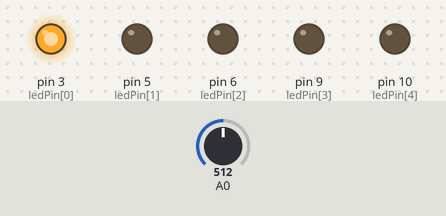
Bench run of a sketch on a simulated Arduino Uno, built with avr-gcc and run on an emulated ATmega328P. On the bench: output pins drawn as LEDs (lit = HIGH). The inputs (shaded band) are chosen by the test bench; at power-on: A0 = 512.

Above: at 1.2 s.
1.3 s: A0 set to 716
At 3.77 s:
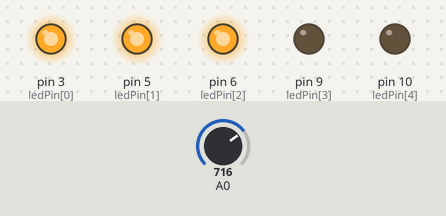
At 4.98 s:
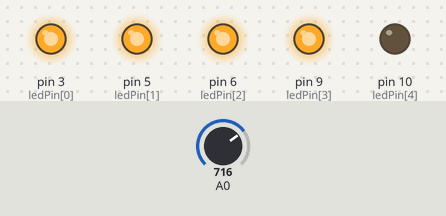
7.3 s: A0 set to 306
At 8.59 s:
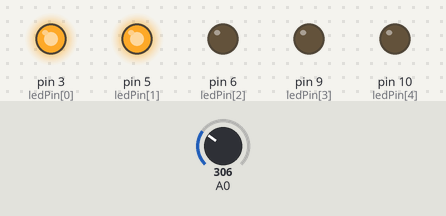
Timing chart, 0 to 16.3 s (numbered marks = the images above; inputs shaded):
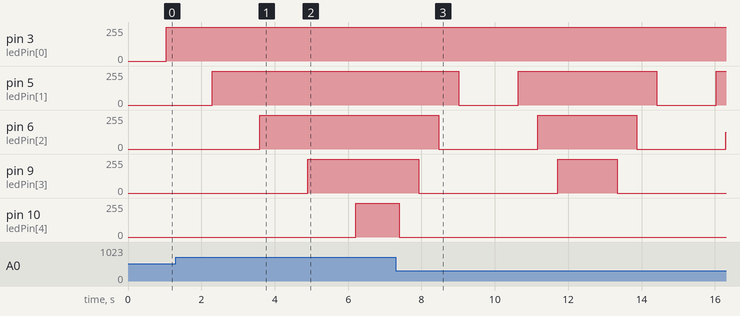

Measured:
- after the input at 1.3 s, pin 6 (ledPin[2]): 0/255 → 254/255 after 2.3 s instead of 1.8 s; pin 9 (ledPin[3]): 0/255 → 254/255 after 3.6 s instead of 2.9 s
- after the input at 7.3 s, pin 3 (ledPin[0]): stays 254/255 (without the input it goes to 0/255 after 5.4 s); pin 5 (ledPin[1]): 254/255 → 0/255 after 1.7 s instead of 4.1 s; pin 6 (ledPin[2]): 254/255 → 0/255 after 1.2 s instead of 2.8 s; pin 9 (ledPin[3]): 254/255 → 0/255 after 0.63 s instead of 1.5 s

The sketch:

test_fade_sequence.ino
```cpp
//fader leds i sekvens med hastighet avhengig av potensiometer

int ledPin[] = {3,5,6,9,10};
int ledSize = 5;
int ledState = LOW;
int rate = 2;

void setup(){
  for(int led = 0;led<ledSize;led++){
    pinMode(ledPin[led],OUTPUT);
  }
}
void loop(){
  if(ledState == LOW){
    for(int led = 0;led<ledSize;led++){
      for(int brightness = 0;brightness<255;brightness++){
        rate = analogRead(A0)/128;
        analogWrite(ledPin[led],brightness);
        ledState = HIGH;
        delay(rate);
      }
    }
  }
  else{
    for(int led = 4;led>=0;led=led-1){
      for(int brightness = 254;brightness>=0;brightness=brightness-1){
        rate = analogRead(A0)/128;
        analogWrite(ledPin[led],brightness);
        ledState = LOW;
        delay(rate);
      }
    }
  }
}
```
